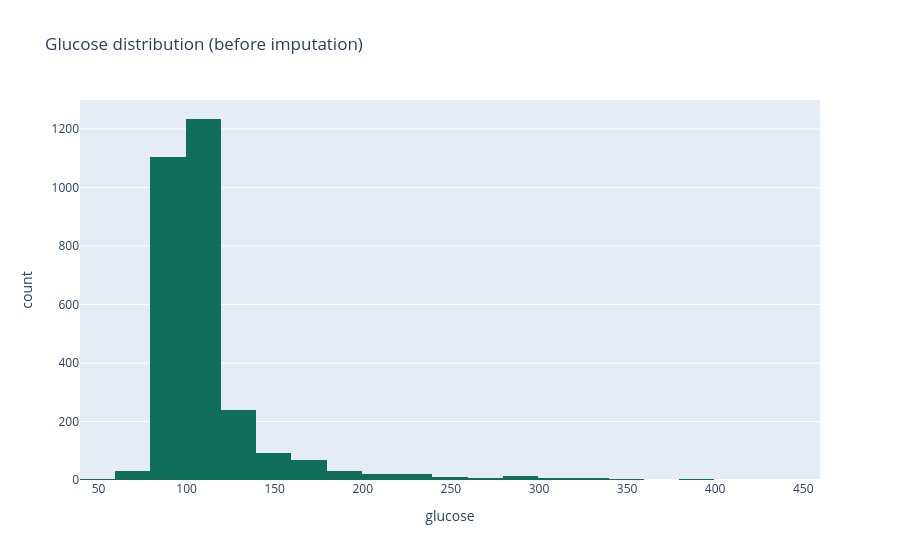

The cell this chart's notebook holds for it:
### Markdown cell above
### Distributions before imputation

### Code cell
for col in ['glucose', 'bmi']:
    print(f'{col} skewness (before imputation): {eda[col].skew():.2f}')
px.histogram(eda, x='glucose', nbins=40, color_discrete_sequence=['#0f6e5c'],
             title='Glucose distribution (before imputation)').show()

### Figure 1 — Plotly figure (JSON) as saved in the notebook; plotly's stock layout.template omitted (floating-point values rounded to 4 significant figures; data arrays with more than 128 entries replaced by an {"elided": "..."} marker saying what was removed)
{"data": [{"bingroup": "x", "hovertemplate": "glucose=%{x}<br>count=%{y}<extra></extra>", "legendgroup": "", "marker": {"color": "#0f6e5c", "pattern": {"shape": ""}}, "name": "", "nbinsx": 40, "orientation": "v", "showlegend": false, "type": "histogram", "x": {"elided": "9254 float values"}, "xaxis": "x", "yaxis": "y"}], "layout": {"barmode": "relative", "legend": {"tracegroupgap": 0}, "title": {"text": "Glucose distribution (before imputation)"}, "xaxis": {"anchor": "y", "domain": [0, 1], "title": {"text": "glucose"}}, "yaxis": {"anchor": "x", "domain": [0, 1], "title": {"text": "count"}}}}
